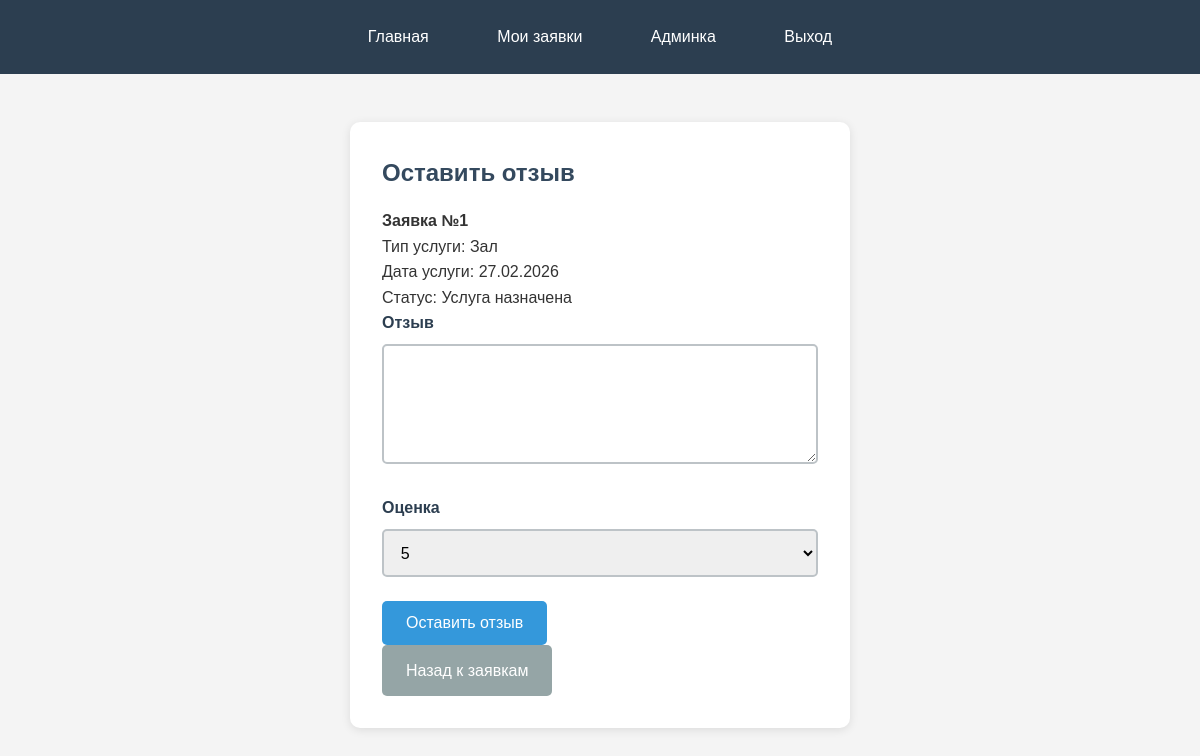
/review/1 (signed in), run on the app's committed database.
### app/models.py (models this page shows)
class Order(db.Model):
    id = db.Column(db.Integer, primary_key=True)
    user_id = db.Column(db.Integer, db.ForeignKey('user.id'), nullable=False)
    service_type = db.Column(db.String(100), nullable=False)
    service_date = db.Column(db.String(10), nullable=False)
    payment_method = db.Column(db.String(50), nullable=False)
    status = db.Column(db.String(50), default='Новая')
    created_at = db.Column(db.DateTime, default=datetime.utcnow)
    user = db.relationship('User', backref=db.backref('orders', lazy=True))

### app/routes.py (the view, shortened to what this page needs)
@bp.route('/review/<int:order_id>', methods=['GET', 'POST'])
@login_required
def review(order_id):
    order = Order.query.get_or_404(order_id)
    if order.user_id != current_user.id:
        flash('Доступ запрещён', 'error')
        return redirect(url_for('main.orders'))
    if order.status == 'Новая':
        flash('Отзыв можно оставить только после изменения статуса администратором', 'error')
        return redirect(url_for('main.orders'))
    existing_review = Review.query.filter_by(order_id=order_id).first()
    if existing_review:
        flash('Вы уже оставили отзыв для этой заявки', 'error')
        return redirect(url_for('main.orders'))
    form = ReviewForm()
    return render_template('review.html', form=form, order=order)

### app/forms.py
class ReviewForm(FlaskForm):
    text = TextAreaField('Отзыв', validators=[DataRequired(), Length(min=10, max=500)])
    rating = SelectField('Оценка', choices=[('5', '5'), ('4', '4'), ('3', '3'), ('2', '2'), ('1', '1')], validators=[DataRequired()])
    submit = SubmitField('Оставить отзыв')

### app/models.py (called while the page is built)
@login.user_loader
def load_user(id):
    return User.query.get(int(id))

### app/templates/review.html (shortened to what this page needs)
{% extends 'base.html' %}
{% block content %}
<div class="review-container">
    <h2>Оставить отзыв</h2>
    <div class="order-info">
        <p><strong>Заявка №{{ order.id }}</strong></p>
        <p>Тип услуги: {{ order.service_type }}</p>
        <p>Дата услуги: {{ order.service_date }}</p>
        <p>Статус: {{ order.status }}</p>
    </div>
    <form method="POST">
        <div class="form-group">
            {{ form.text.label }}
            {{ form.text(class="form-control", rows=5) }}
        </div>
        <div class="form-group">
            {{ form.rating.label }}
            {{ form.rating(class="form-control") }}
        </div>
        {{ form.submit(class="btn btn-primary") }}
    </form>
    <a href="{{ url_for('main.orders') }}" class="btn btn-secondary">Назад к заявкам</a>
</div>
{% endblock %}

### app/static/css/style.css (style rules this page uses)
* { margin: 0; padding: 0; box-sizing: border-box; }
body { font-family: Arial, sans-serif; line-height: 1.6; color: #333; background: #f4f4f4; }
h2 { color: #34495e; margin-bottom: 1rem; font-size: 1.5rem; }
.btn { display: inline-block; padding: 0.8rem 1.5rem; background: #3498db; color: white; text-decoration: none; border-radius: 5px; border: none; cursor: pointer; font-size: 1rem; }
.btn-primary { background: #3498db; }
.btn-secondary { background: #95a5a6; }
.auth-container, .review-container, .orders-container, .order-form { background: white; padding: 2rem; border-radius: 10px; box-shadow: 0 2px 10px rgba(0,0,0,0.1); max-width: 500px; margin: 2rem auto; }
.form-group { margin-bottom: 1.5rem; }
label { display: block; margin-bottom: 0.5rem; font-weight: bold; color: #2c3e50; }
.form-control, input[type="text"], input[type="email"], input[type="password"], input[type="tel"], select, textarea { width: 100%; padding: 0.8rem; border: 2px solid #bdc3c7; border-radius: 5px; font-size: 1rem; }

### data on the page
Order: id "1", service_type "Зал", service_date "27.02.2026", status "Услуга назначена"
